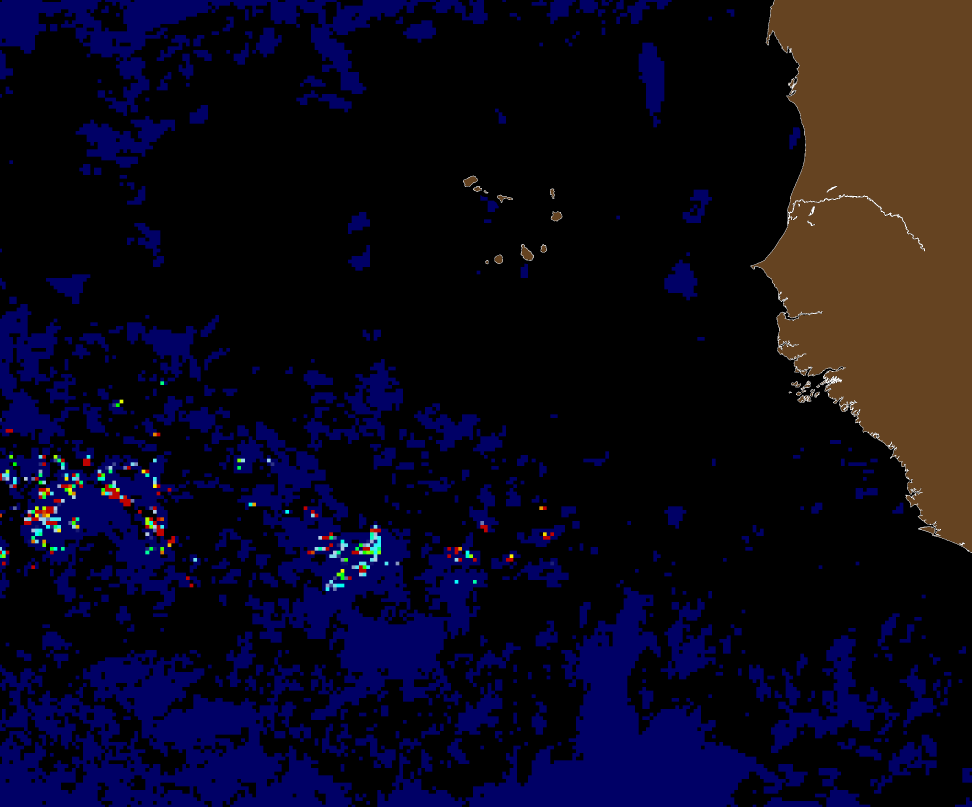
#> input picture SaWSdata/C20241772024183.1KM.CE_ATLANTIC.7DAY.L3D.FA_UNET_DENSITY.png, 2915 x 2420 px, found by its file name (shown at 1/3 size)
$ jupyter execute --allow-errors grid_initialization_notebook.ipynb
#> lines starting #> are read from the running program, lines starting #| are printed output that depends on the picture; after the words box and inside, x2 and y2 are one past the last pixel; in counts of white or black regions, pixels touching at a corner belong together
[cell 1]
import parcels
import math
import xarray as xr
import matplotlib.pyplot as plt
import numpy as np
import scipy

import trajan
import cartopy.crs as ccrs
import cartopy.feature
from datetime import datetime, timedelta
import calculate_distance as c_d
import calculate_2DHistogram_method01 as c_H
import matplotlib.colors as mcolors
import cmocean.cm as cmo
from matplotlib import colormaps as mcolormaps

[cell 2]
directory_phy =  '/storage/shared/oceanparcels/input_data/MOi/'

U_base_file =  directory_phy + 'GLO12/psy4v3r1-daily_U_2024-01-01.nc'
V_base_file =  directory_phy + 'GLO12/psy4v3r1-daily_V_2024-01-01.nc'
S_base_file =  directory_phy + 'GLO12/psy4v3r1-daily_S_2024-01-01.nc'

#> (the rest of this cell did not finish here and is left out)

[cell 3]
def create_grid_mask(zonal_velocity_file: str, lonmin: float, latmin: float,
                     lonmax: float, latmax: float, depth: float,
                     direction: str, outputfile: str) -> xr.DataArray:

    lon_name = 'nav_lon'  #default longitude coordinate in NEMO datasets
    lat_name = 'nav_lat'  #default latitude coordinate in NEMO datasets

    ds = xr.open_dataset(zonal_velocity_file) #Opening the NetCDF dataset containing zonal velocity data

    #Selecting the velocity component at the nearest depth level to 'depth'
    dv = ds['vozocrtx'].sel(deptht=depth, method='nearest') #'vozocrtx' is the zonal (x-direction) velocity

    #Printing shape of the coordinate arrays
    print(ds['nav_lon'].shape, ds['nav_lat'].shape)

    #Extracting the longitude and latitude arrays
    longrid = ds[lon_name]
    latgrid = ds[lat_name]

    #Create an array full of ones, same shape as the longitude/latitude grid
    #This will serve as the initial mask (all points "valid")
    mask = xr.DataArray(
        np.ones_like(longrid),  # fill array with ones
        dims=longrid.dims,      # use same dimensions as longrid (e.g., lat, lon)
        coords={lon_name: longrid, lat_name: latgrid}  # attach coordinates
    )

    # Modify the mask based on missing velocity values depending on 'direction'
    if direction == 'up':
        # For 'up', keep points where velocity is missing (NaN), set others to NaN
        mask = mask.where(dv.isnull(), np.nan)
    elif direction == 'down':
        # For 'down', keep points where velocity exists, set missing points to NaN
        mask = mask.where(~dv.isnull(), np.nan)
    else:
        # If direction is not recognized, raise an error
        raise ValueError(f'{direction} should be up or down!')

    #Also selecting specific longitude/latitude domain and setting points outside bounds to NaN
    mask = mask.where(
        (longrid >= lonmin) & (longrid <= lonmax) &  #longitude within domain
        (latgrid >= latmin) & (latgrid <= latmax),   #latitude within domain
        np.nan  )

    #If an output file path is given, saving the mask as NetCDF file
    if outputfile:
        mask.to_netcdf(outputfile)
        print(f"Landmask is saved as: {outputfile}")

    #Returning the final mask DataArray
    return mask

#> (a cell that did not finish here is left out)

[cell 5]
# [39 lines left out: function grid_creation, not called in this run]

#> (a cell that did not finish here is left out)

#> (a cell that did not finish here is left out)

[cell 8]
plt.figure(figsize=(12,6), dpi = 150)
#> (the rest of this cell did not finish here and is left out)

[cell 9]
fig = plt.figure(figsize = (9,5), constrained_layout=True, dpi=150)
#> (the rest of this cell did not finish here and is left out)

[cell 10]
fig = plt.figure(figsize = (9,5), constrained_layout=True, dpi=150)
#> (the rest of this cell did not finish here and is left out)

[cell 11]
fig = plt.figure(figsize = (9,5), constrained_layout=True, dpi=150)
#> (the rest of this cell did not finish here and is left out)

[cell 12]
from PIL import Image

#Loading the image
image_name = "/nethome/6903894/testing/Input_data_test/C20241772024183.1KM.CE_ATLANTIC.7DAY.L3D.FA_UNET_DENSITY.png"
img = Image.open(image_name).convert("RGB")
#> img is the input picture: PIL image 2915x2420 RGB; mean R, G, B 12, 8.4, 26.5
img_array = np.array(img)

#Computing brightness by approximating average or weighted sum of RGB
brightness = img_array.mean(axis=2)
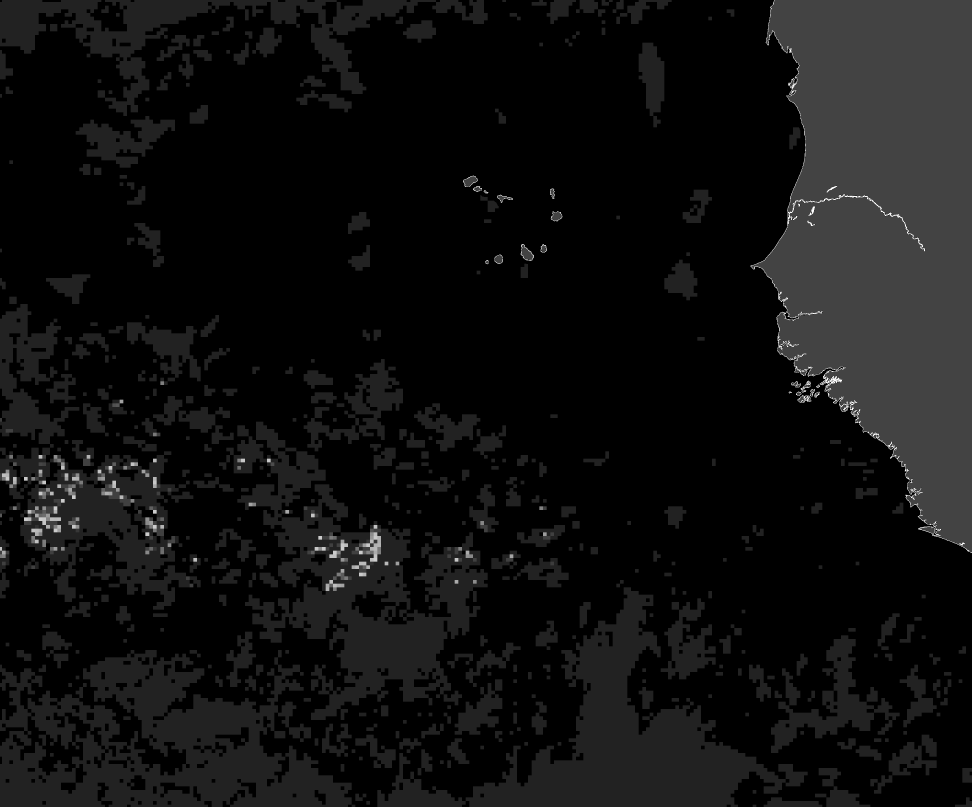
#> brightness: shape (2420, 2915) float64 (shown at 1/3 size); min 0, max 255, mean 15.6

#Creating a land mask based on the brown color of landmass
r, g, b = img_array[:,:,0], img_array[:,:,1], img_array[:,:,2]
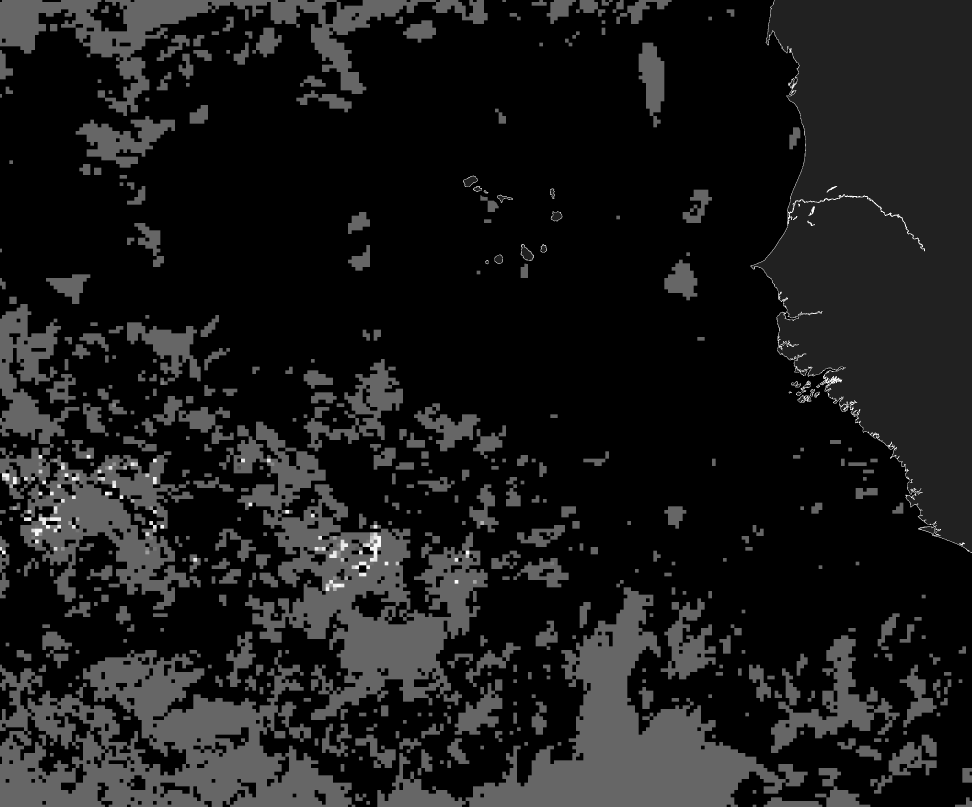
#> b: shape (2420, 2915) (shown at 1/3 size); min 0, max 255, mean 26.5
#land_mask = (r > 80) & (g > 40) & (g < 120) & (b < 80)
#Brown tends to be dark, reddish, and not too saturated
land_mask = (
    (r > 60) & (r < 160) &          # moderate red
    (g > 30) & (g < 110) &          # moderate green
    (b < 70) &                      # low blue
    (brightness < 120) &            # exclude bright oranges
    ((r - g) > 15) &                # red clearly higher than green
    ((r - b) > 40)                  # red much higher than blue
    )
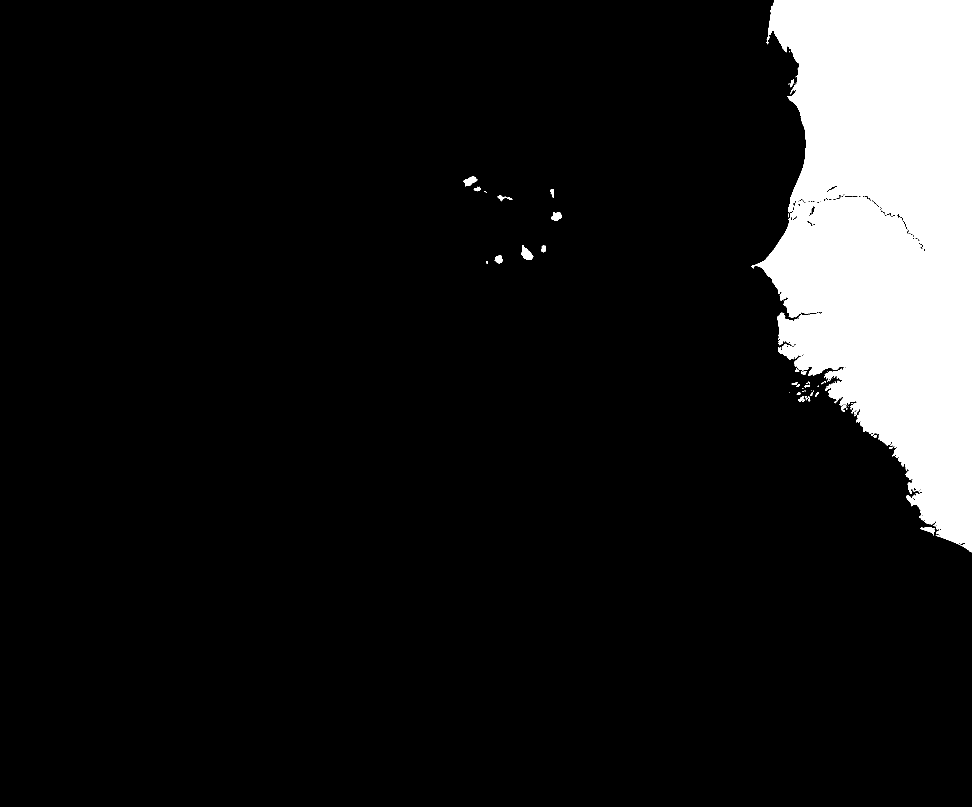
#> land_mask: shape (2420, 2915) bool (shown at 1/3 size); 10.6% white; 65 white regions (38 under 20 px), largest, box (x1, y1, x2, y2) and area: (2254, 0, 2915, 1657) 742448, (1564, 735, 1600, 780) 874, (1391, 529, 1432, 559) 698
#Expanding land mask with binary_dilation method by ~10 pixels (~10 km at 1 km resolution)
from scipy.ndimage import binary_dilation
expanded_land_mask = binary_dilation(land_mask, iterations=10)
#> expanded_land_mask: shape (2420, 2915) bool; 11.3% white; 10 white regions, largest, box (x1, y1, x2, y2) and area: (2244, 0, 2915, 1667) 781710, (1381, 519, 1470, 589) 3053, (1554, 725, 1610, 790) 2210

#Setting threshold to get binary mask - threshold can be adjusted depending on image (try 80–150 range)
threshold = 60
binary_mask = (brightness > threshold).astype(int)
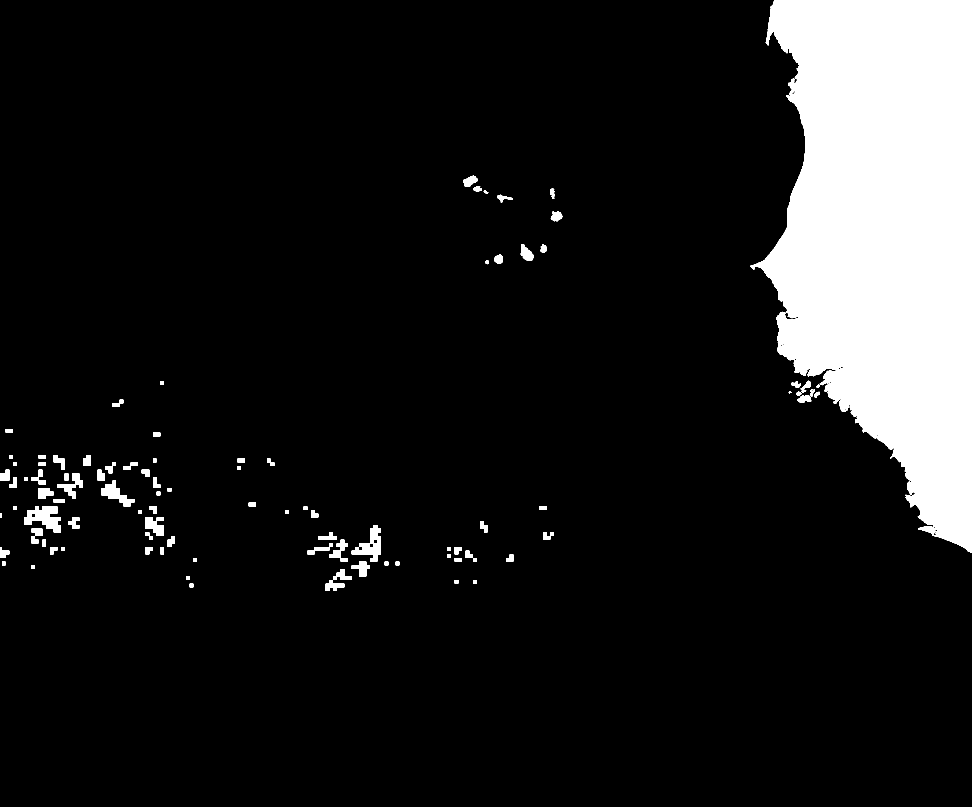
#> binary_mask: shape (2420, 2915) int64 (shown at 1/3 size); values 0 (black) and 1 (white), 11.4% white; 95 white regions, largest, box (x1, y1, x2, y2) and area: (2251, 0, 2915, 1659) 754816, (72, 1519, 183, 1597) 4973, (1055, 1575, 1143, 1685) 3993
sum_binary_mask = np.sum(binary_mask)
#> sum_binary_mask = 803750
#Applying the expaned land mask on binary mask
binary_mask[expanded_land_mask] = 0
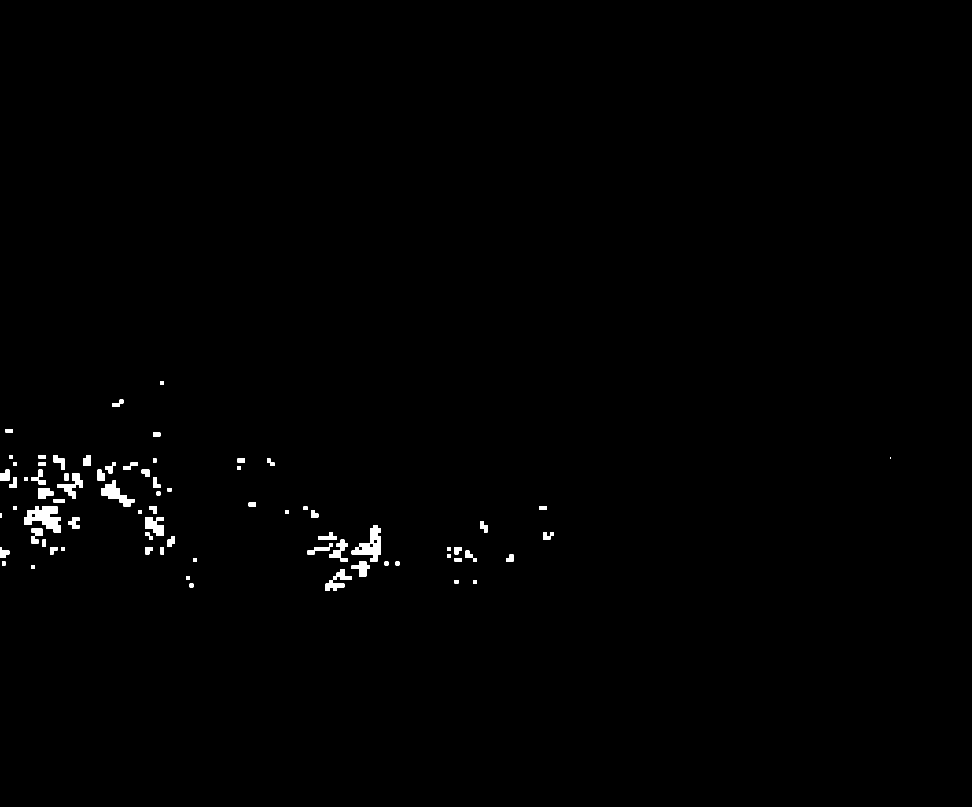
#> binary_mask: shape (2420, 2915) int64 (shown at 1/3 size); values 0 (black) and 1 (white), 0.6% white; 75 white regions (1 under 20 px), largest, box (x1, y1, x2, y2) and area: (72, 1519, 183, 1597) 4973, (1055, 1575, 1143, 1685) 3993, (304, 1442, 403, 1519) 3025
sum2_binary_mask = np.sum(binary_mask)
#> sum2_binary_mask = 42525

#Creating coordinate grids based on bounding boxes
#north, south, east, west = 22.0, 0.0, -38.0, -63.0
north, south, east, west =22.0, 0.0, -11.5, -38.0
height, width = binary_mask.shape
#> height = 2420; width = 2915

lats = np.linspace(north, south, height)
lons = np.linspace(west, east, width)
#> lons = 2915 values from -38 to -11.5

#Creating 2D coordinate grids
lon_grid, lat_grid = np.meshgrid(lons, lats)

#Creating 2d grids of Sargassum release locations
#> (the rest of this cell did not finish here and is left out)

[cell 13]
#Making a coarser mask and release grid by only selecting every second element
coarse_mask = binary_mask[::2, ::2]
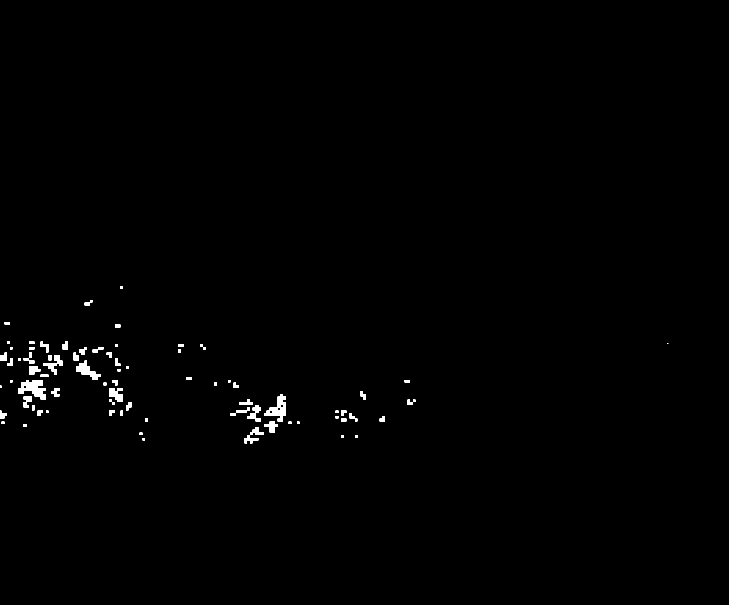
#> coarse_mask: shape (1210, 1458) int64 (shown at 1/2 size); values 0 (black) and 1 (white), 0.6% white; 75 white regions (2 under 20 px), largest, box (x1, y1, x2, y2) and area: (36, 760, 92, 799) 1249, (528, 788, 572, 843) 1031, (152, 721, 202, 760) 762
coarse_lat_grid = lat_grid[::2, ::2]
coarse_lon_grid = lon_grid[::2, ::2]

#> (the rest of this cell did not finish here and is left out)

$ run again, with SaWSdata/C20242082024214.1KM.CE_ATLANTIC.7DAY.L3D.FA_UNET_DENSITY.png copied over SaWSdata/C20241772024183.1KM.CE_ATLANTIC.7DAY.L3D.FA_UNET_DENSITY.png
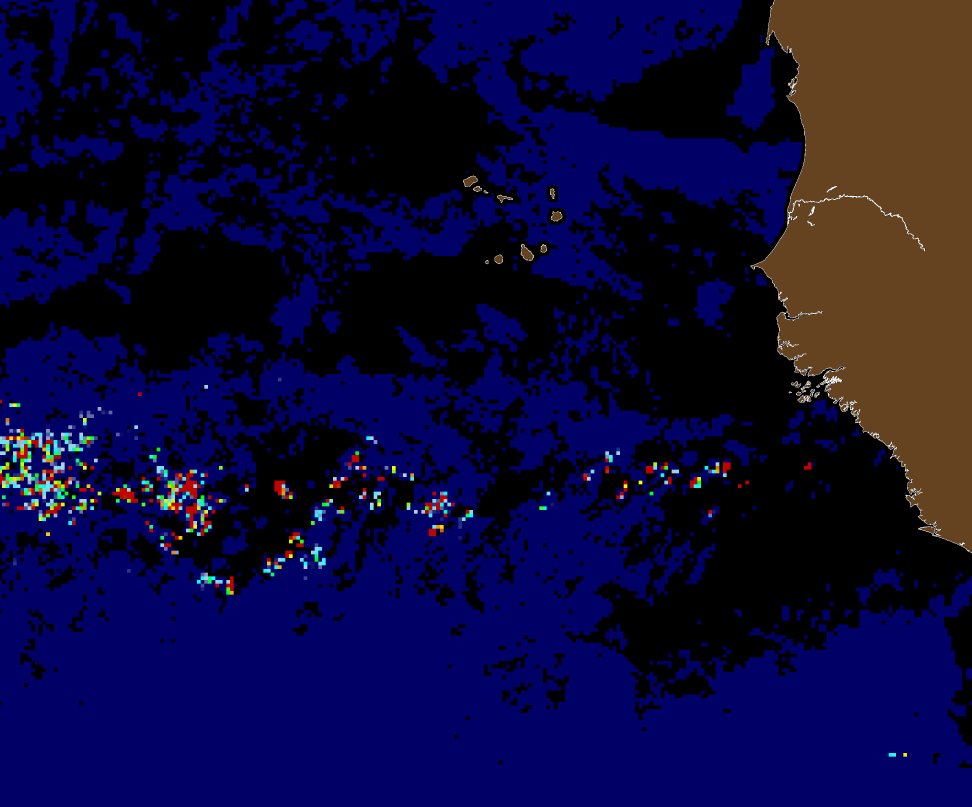
#> input picture SaWSdata/C20242082024214.1KM.CE_ATLANTIC.7DAY.L3D.FA_UNET_DENSITY.png, 2915 x 2420 px, found by its file name (shown at 1/3 size)
#> img is the input picture: PIL image 2915x2420 RGB; mean R, G, B 12.9, 9.3, 55.7
#> land_mask: shape (2420, 2915) bool; 10.6% white; 65 white regions (38 under 20 px), largest, box (x1, y1, x2, y2) and area: (2254, 0, 2915, 1657) 742448, (1564, 735, 1600, 780) 874, (1391, 529, 1432, 559) 698
#> expanded_land_mask: shape (2420, 2915) bool; 11.3% white; 10 white regions, largest, box (x1, y1, x2, y2) and area: (2244, 0, 2915, 1667) 781710, (1381, 519, 1470, 589) 3053, (1554, 725, 1610, 790) 2210
#> `binary_mask = (brightness > threshold).astype(int)`:
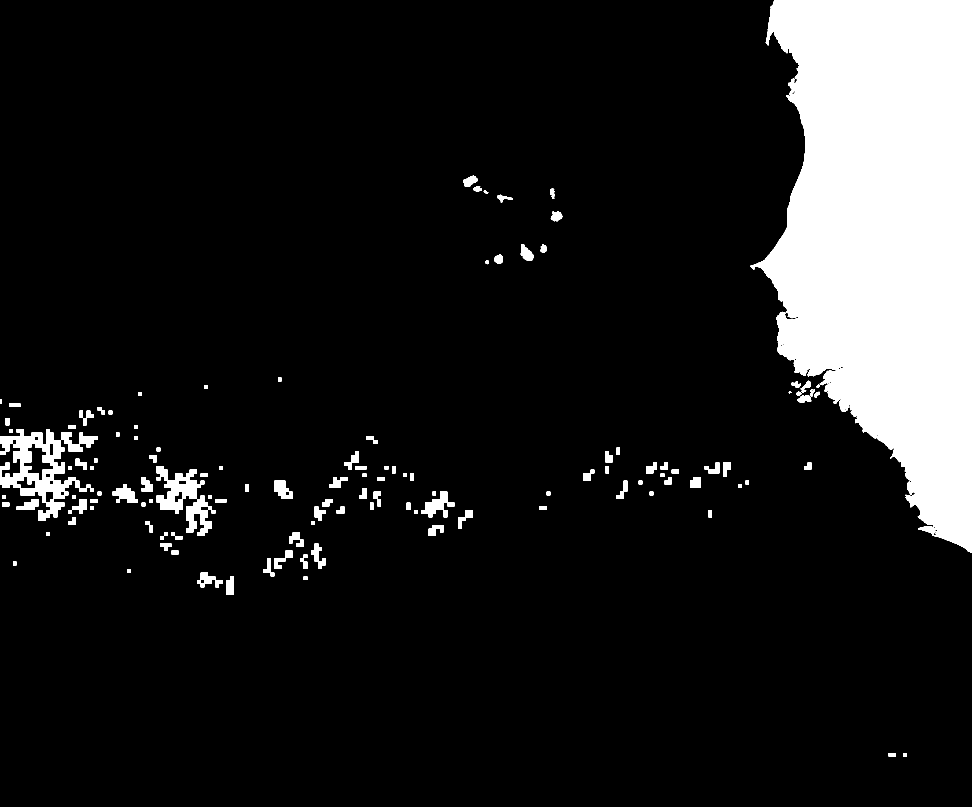
#> binary_mask: shape (2420, 2915) int64 (shown at 1/3 size); values 0 (black) and 1 (white), 12% white; 124 white regions, largest, box (x1, y1, x2, y2) and area: (2251, 0, 2915, 1659) 754816, (0, 1287, 293, 1563) 28651, (470, 1398, 646, 1608) 14212
#> sum_binary_mask = 849879
#> sum2_binary_mask = 88654
#> `coarse_mask = binary_mask[::2, ::2]`:
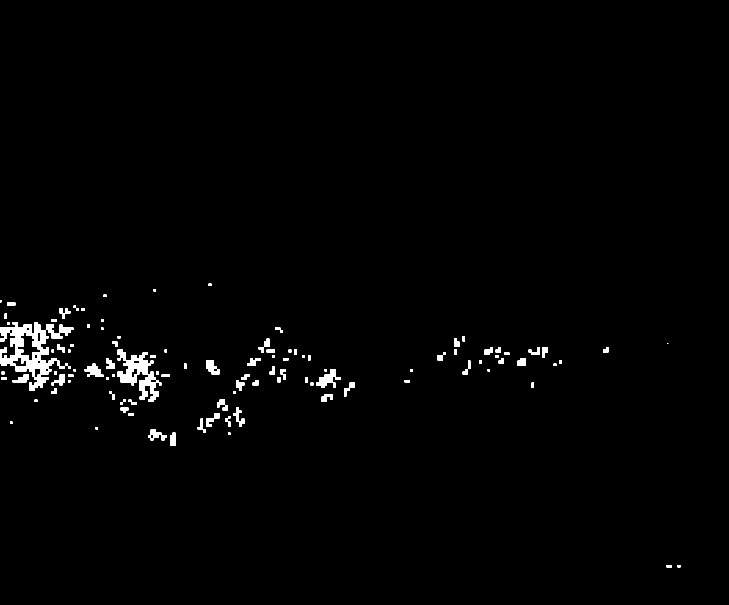
#> coarse_mask: shape (1210, 1458) int64 (shown at 1/2 size); values 0 (black) and 1 (white), 1.3% white; 104 white regions (2 under 20 px), largest, box (x1, y1, x2, y2) and area: (0, 644, 147, 782) 7127, (235, 699, 323, 804) 3566, (632, 738, 682, 776) 822
